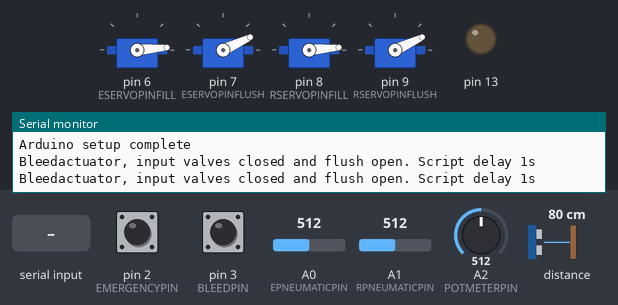
The sketch below on a simulated Arduino Nano, built with avr-gcc and run on an emulated ATmega328P. Shown: 4 × servo, output pins drawn as LEDs (lit = HIGH), the last lines printed to the serial monitor. Inputs (shaded band) come from the test bench; at power-on: pin 2 (EMERGENCYPIN) HIGH, pin 3 (BLEEDPIN) HIGH, A0 (EPNEUMATICPIN) = 512, A1 (RPNEUMATICPIN) = 512, A2 (POTMETERPIN) = 512, distance to the obstacle 80 cm. The echo pulse lasts 58.3 µs per cm.

Above: at 2.8 s.
2.9 s: pin 2 (EMERGENCYPIN) pulled LOW for 1 s
At 3.78 s:
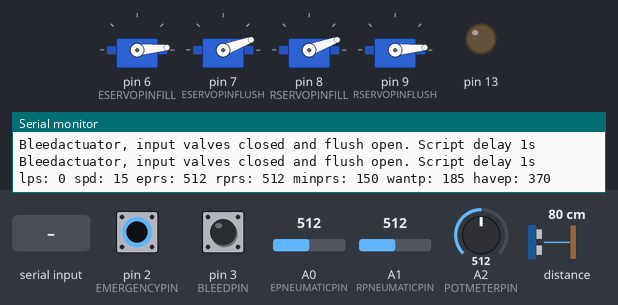
5.4 s: pin 3 (BLEEDPIN) pulled LOW for 1 s
At 6.7 s:
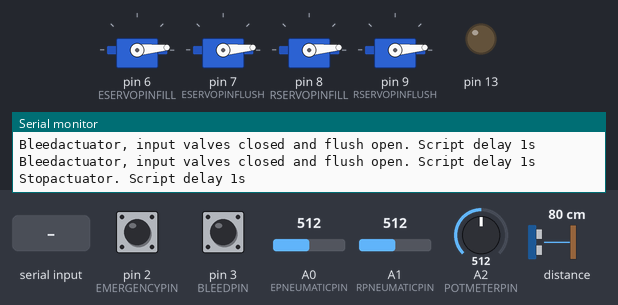
8.4 s: "90,45,200\n" received over Serial
10.4 s: pin 2 (EMERGENCYPIN) pulled LOW for 3.2 s
At 11.8 s:
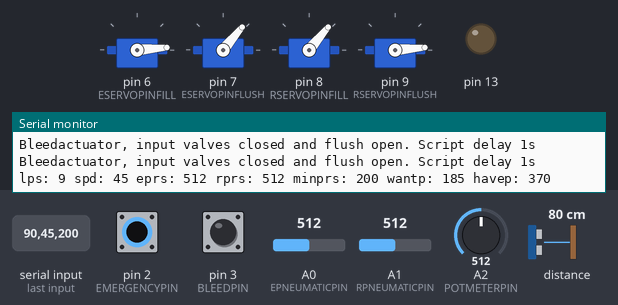
15.1 s: pin 3 (BLEEDPIN) pulled LOW for 3.2 s
At 16.3 s:
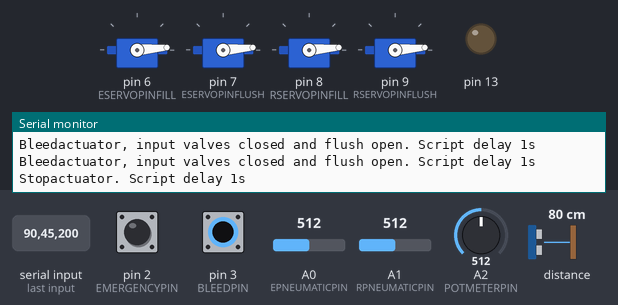
Timing chart, 0 to 20.1 s (numbered marks = the images above; inputs shaded):
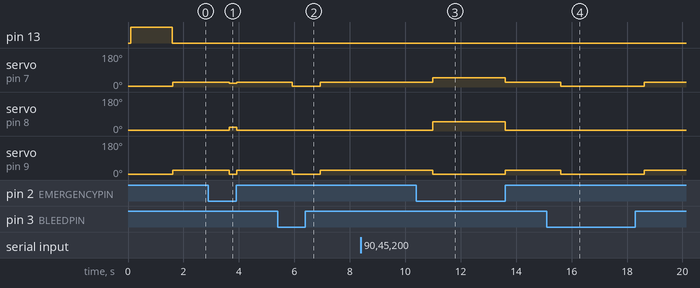

Measured:
- after the input at 2.9 s, servo on pin 7 (ESERVOPINFLUSH): 25° → 20° after 0.75 s, → 25° 0.27 s later; servo on pin 8 (RSERVOPINFILL): 5° → 20° after 0.75 s, → 5° 0.27 s later; servo on pin 9 (RSERVOPINFLUSH): 25° → 5° after 0.75 s, → 25° 0.27 s later
- after the input at 5.4 s, servo on pin 7 (ESERVOPINFLUSH), servo on pin 9 (RSERVOPINFLUSH): 25° → 5° after 0.53 s, → 25° 1.0 s later
- after the input at 10.4 s, servo on pin 7 (ESERVOPINFLUSH): 25° → 50° after 0.59 s, → 25° 2.6 s later; servo on pin 8 (RSERVOPINFILL): 5° → 50° after 0.59 s, → 5° 2.6 s later; servo on pin 9 (RSERVOPINFLUSH): 25° → 5° after 0.59 s, → 25° 2.6 s later
- after the input at 15.1 s, servo on pin 7 (ESERVOPINFLUSH), servo on pin 9 (RSERVOPINFLUSH): 25° → 5° after 0.52 s, → 25° 3.0 s later

The sketch:

_3dof_pneumatic_testjig.ino
```cpp
/*
    Pneumatic testjig with statemachine.
    Overview hardware:
    4x servos, 4x valves , 2x pressure sensors, 1x VL53L0X lidar. Single pneumatic cylinder.
    lidar lib doc: https://github.com/pololu/vl53l0x-arduino

    State machine logic:
    loop():
    Emergencypin, flush, and potmeter for manual control. Check for emergency/bleed switch.
    Potmeter pin ignored if 0 (ground pin for serial only), will override serial input if not..
    Normal mode jumps to runactuator() function.
    runactuator() function:
    Will run only if emergencypin pulled to ground, and for every loop read pressure and distance sensors, and compare with requested position,
    Will bleed chambers if necessary down to minimumpressure, and fill oposite chamber with what is necessary to reach its position. HYSTERISIS sets acceptable variation before running valves.
    "movespeed" variable adjusts valve opening angle from SERVOSTARTPOS, and can be controlled via serial input. Hard coced SERVORANGE for max opening angle from SERVOSTARTPOS.
    "wantpos" variable used for requested position. Can be controlled via POTMETERPIN (or if analogRead commented out in loop() directly via serial),
    No delays, millis used for serial output every LOG_PERIOD ms. Initial benchmarking on an Arduino nano gives 1300 loops/sec.
    stopactuator() function:
    Will run if emergencypin not pulled to ground. Sets all servos to -20 deg. Delay 1000ms with serial prompt,
    bleedactuator() function:
    Will only run if emergencypin and bleedswitch not pulled to ground. Sets all input servos to -20 deg and flush to defined BLEEDANGLE (10). Delay 1000ms with serial prompt,
    General IO:
    Serial input on interrupt, valid input are distance,speed, minimumpressure ex 200,30,120. Routine does input validation basend on constants.
    Overkill:
    I2C LCD support (adress 0x3F)

    TODO: Add compensating speed/motion calculations when close to wantpos to avoid overshoot if necessary. Need to test with HW, might use a variant of biased hysterisis.

    Remember to short emergency pin to ground to run actuator (internal pullup).
    Serial set at 115200.
*/
#include <Wire.h>
#include <VL53L0X.h> //https://github.com/pololu/vl53l0x-arduino
#include <LiquidCrystal_I2C.h>
#include <Servo.h>
#define LOG_PERIOD 1000  //Serial output logging period in milliseconds.

//PIN declarations:
#define EMERGENCYPIN 2 //internal pullup enabled, for emercency button (N/O button). Short to ground for normal operation.
#define BLEEDPIN 3 //internal pullup enabled, for switch. Only checked if emergency NOT shorted to ground.
#define ESERVOPINFILL 6 //extend servo1
#define ESERVOPINFLUSH 7 //extend servo1
#define RSERVOPINFILL 8 //retract servo1
#define RSERVOPINFLUSH 9 //retract servo1
#define EPNEUMATICPIN A0 //pneumatic sensor extend line
#define RPNEUMATICPIN A1 //pneumatic sensor retract line
#define POTMETERPIN A2 //for manual position adjust
//lidar connected to I2C bus at A4 (SDA) and A5 (SCL)

//Physical definitions:
#define MINLENGTH 60 //min stroke position in mm. Is used as zero point. Related to position sensor positioning.
#define STROKELENGTH 370 //max stroke length in mm from MINLENGTH
#define EFILLSERVOSTARTPOS 5 //zero position for valve servos.
#define EFLUSHSERVOSTARTPOS 5 //zero position for valve servos.
#define RFILLSERVOSTARTPOS 5 //zero position for valve servos.
#define RFLUSHSERVOSTARTPOS 5 //zero position for valve servos.
#define SERVORANGE 80 //max movement above startpos (diff from startpos).
#define BLEEDANGLE 20 //servo angle for bleed actuator, higher for quicker pressure release
#define HYSTERISIS 3 //hysterisis for position adjust. Larger value -> less small adjustments -> less power loss
#define REDUCEDSPEEDRANGE 30//Movespeed halved when inside +/- REDUCEDSPEEDRANGE from wantpos. Envelopes HYSTERISIS

//section definitions. Uncomment if connected. LCD cost: 1 loop/sec.
//#define HAVELCD

//servo declaratons for valve control
Servo eservofill;  // extend servo1
Servo eservoflush;  // extend servo2
Servo rservofill;  // retract servo1
Servo rservoflush;  // retract servo2

//define lidar
VL53L0X lidar;

//LCD init, yes actually...
LiquidCrystal_I2C lcd(0x3F, 20, 4); // set the LCD address to 0x3F for a 16 chars and 2 line display

//define and set some global variables
unsigned long previousMillis;  //variable for time measurement
unsigned int wantpos = 0; //adjusted by serial input and potmeter.
unsigned int movespeed = 15; //adjusted by serial input. Sets valve opening factor (servo angle from SERVOSTARTPOS).
unsigned int minimumpressure = 150; //adjusted by serial input., ideal working pressure. Atmospheric about 100 on test sensor. Set ex 50 to go atmospheric,
int havepos; //populated from lidar read;
int haveposlidar; //used for sanity check lidar rand debugging Had some large peaks.

//read some sensor values
int extendpressure = analogRead(EPNEUMATICPIN);
int retractpressure = analogRead(RPNEUMATICPIN);
int counter = 0; //for benchmark

void setup()
{
    Serial.begin(115200);
    Serial.setTimeout(10); //avoid long blocking wait for serial event.
    Wire.begin();
    TWBR = 24; // 400kHz I2C clock (200kHz if CPU is 8MHz)
    //Wire.setClock(100000);

#ifdef HAVELCD
    lcd.init();
    lcd.backlight();
    lcd.setCursor(4, 0);
    lcd.print("Startup");
#endif
    //attach servos and set to closed position
    eservofill.attach(ESERVOPINFILL);
    eservoflush.attach(ESERVOPINFLUSH);
    rservofill.attach(RSERVOPINFILL);
    rservoflush.attach(RSERVOPINFLUSH);
    stopactuator(); //sets all servos to closed position

    //initialise lidar
    Serial.print("Probe I2C VL53L0X: ");
    lidar.init();
    Serial.println(lidar.readRangeSingleMillimeters() );
    if (lidar.readRangeSingleMillimeters() > 0) {
        lidar.setTimeout(500);
        havepos =lidar.readRangeSingleMillimeters() - MINLENGTH;
        Serial.print("Lidar found, measured range: ");
        Serial.println(havepos);
    } else {
#ifdef HAVELCD
        lcd.clear();
        lcd.print("!LIDAR MISSING!");
#endif
        Serial.println("ALERT: Lidar missing. Halting");
        Serial.print("Probe I2C VL53L0X result: ");
        Serial.println(lidar.readRangeSingleMillimeters()) ;
        while (1) { //blink onboard LED to indicate stop/error
            digitalWrite(13, HIGH);
            delay(200);
            digitalWrite(13, LOW);
            delay(200);
        }
    }

    //enable pullup for emergency read and bleed switch. Short emergency to ground to run actuator.
    pinMode(EMERGENCYPIN, INPUT_PULLUP);
    pinMode(BLEEDPIN, INPUT_PULLUP);

    //flash onboard led to indicate setup done
    pinMode(13, OUTPUT);
    digitalWrite(13, HIGH);
    lcd.setCursor(3, 0);
    lcd.print("Setup done");
    delay(1500);
    digitalWrite(13, LOW);
    Serial.println("Arduino setup complete");
}

void loop()
{
    unsigned long currentMillis = millis(); //time concept

    //read potmeter, translate to want position (adjust speed via serial). Ignore if 0.
    if (analogRead(POTMETERPIN) > 10) { //somewhat larger than 0 to avoid noise read issues
        wantpos = map(analogRead(POTMETERPIN), 0, 1023, 0, STROKELENGTH); // scale to stroke length
    }

    //check if emergency, pull to ground for actuator run (internal pullup enabled)
    //TODO: add to if statement " or lidar.timeoutOccurred()" - temp removed to work around missing lidar
    if (digitalRead(EMERGENCYPIN)) { //if emergency pin NOT shorted to ground or no respinse from lidar run stopactuator.
        if (digitalRead(BLEEDPIN)) {
            bleedactuator(); //close input valves and eject chambers if EMERGENCYPIN and BLEEDPIN NOT shorted to ground.
            Serial.println("Bleedactuator, input valves closed and flush open. Script delay 1s");
            lcd.clear();
            lcd.print("Emergency stop");
            lcd.setCursor(0, 1);
            lcd.print("Bleed chambers");
            delay(1000); //to avoid serial spam
        } else {
            stopactuator(); //only close all valves if bleedpin still shorted to ground
            Serial.println("Stopactuator. Script delay 1s");
            lcd.clear();
            lcd.print("Emergency stop");
            delay(1000); //to avoid serial spam
        }
    } else { //normal operation
        runactuator(); //run PID statemachine.

        //Serial output every LOG_PERIOD milliseconds
        if (currentMillis - previousMillis > LOG_PERIOD) {
            previousMillis = currentMillis;
            Serial.print("lps: ");
            Serial.print(counter);
            Serial.print(" spd: ");
            Serial.print(movespeed);
            Serial.print(" eprs: ");
            Serial.print(extendpressure);
            Serial.print(" rprs: ");
            Serial.print(retractpressure);
            Serial.print(" minprs: ");
            Serial.print(minimumpressure);
            Serial.print(" wantp: ");
            Serial.print(wantpos);
            Serial.print(" havep: ");
            Serial.println(havepos);

#ifdef HAVELCD
            lcd.clear();
            lcd.print("Pos:");
            //lcd.setCursor(5,0);
            lcd.print(havepos);
            lcd.setCursor(9, 0);
            lcd.print("W:");
            lcd.print(wantpos);
            lcd.setCursor(0, 1);
            lcd.print("ep:");
            lcd.print(extendpressure);
            lcd.setCursor(8, 1);
            lcd.print("rp:");
            lcd.print(retractpressure);
#endif
            counter = 0;
        }
        counter++;
    }
}
//----------------------------------------END INIT/SETUP/LOOP, utility functions below-----------------------------------------------------

void runactuator() { //simple statemachine, operates by calls to position reads and global vars for wants/speeds
    //sanity check for movespeed input, do not go beyond defined max open. (will happen if movespeed is set too high)
    if (movespeed > SERVORANGE) {
        movespeed = SERVORANGE;
    }

    //read some sensor values
    //DEBUG/TODO: temp lock to bypass missing lidar. Remove comment==================================================
    haveposlidar = lidar.readRangeSingleMillimeters(); //read distance, adjusted for defined minimum length to set zero point. Own variable for debugging
    if (haveposlidar > (MINLENGTH + STROKELENGTH + 50)) haveposlidar = MINLENGTH + STROKELENGTH; //sanitycheck lidar. Cap if way off
    havepos = haveposlidar  - MINLENGTH;
    //DEBUG/TODO: temp lock to bypass missing lidar==================================================
    extendpressure = analogRead(EPNEUMATICPIN); //pressure on extend line
    retractpressure = analogRead(RPNEUMATICPIN); //pressure on retract line

    // Try to hold position and a minimumpressure (to not vent down to atmosphere).
    // if position requires pressure below minimumpressure, hold valves closed (opposite direction will compensate)
    //Extend section (wantpos>havepos beyond hysterisis)
    if (((havepos + HYSTERISIS) < wantpos) && (havepos < STROKELENGTH)) { //need to extend. Check to avoid beyond max set by STROKELENGTH
        rservofill.write(RFILLSERVOSTARTPOS); //close input on retract line
        eservoflush.write(EFLUSHSERVOSTARTPOS); //close flush on extend line
        //check if above minimum pressure on retract line, eject air if is, else close
        if (retractpressure > minimumpressure && (wantpos - havepos) > REDUCEDSPEEDRANGE) { //move at indicated speed, outside REDUCEDSPEEDRANGE and flush at OK pressure.
            eservofill.write(EFILLSERVOSTARTPOS + movespeed);
            rservoflush.write(RFLUSHSERVOSTARTPOS + movespeed);
        } else if (retractpressure > minimumpressure && (wantpos - havepos) < (REDUCEDSPEEDRANGE / 1.5)) { //inside REDUCEDSPEEDRANGE, half speed. Flush at OK pressure but halfway to pos, set 1/4 flush
            eservofill.write(EFILLSERVOSTARTPOS + movespeed / 2);
            rservoflush.write(RFLUSHSERVOSTARTPOS + movespeed / 4);
        } else if (retractpressure > minimumpressure && (wantpos - havepos) < REDUCEDSPEEDRANGE) { //inside REDUCEDSPEEDRANGE, half speed. Flush at OK pressure
            eservofill.write(EFILLSERVOSTARTPOS + movespeed / 2);
            rservoflush.write(RFLUSHSERVOSTARTPOS + movespeed / 2);
        } else if (retractpressure <= minimumpressure && (wantpos - havepos) < REDUCEDSPEEDRANGE) { //inside REDUCEDSPEEDRANGE, half speed. Flush at low pressure (close)
            eservofill.write(EFILLSERVOSTARTPOS + movespeed / 2);
            rservoflush.write(RFLUSHSERVOSTARTPOS);
        } else {  //Else catches move at indicated speed, outside REDUCEDSPEEDRANGE, but flush at low pressure (close)
            eservofill.write(EFILLSERVOSTARTPOS + movespeed);
            rservoflush.write(RFLUSHSERVOSTARTPOS);
        }

        //Retract section
    } else if (((havepos - HYSTERISIS) > wantpos) && (havepos > 0)) { //need to retract, check to avoid going below zero point defined by MINLENGTH
        eservofill.write(EFILLSERVOSTARTPOS); //close input on extend line
        rservoflush.write(RFLUSHSERVOSTARTPOS); //close flush on retract line
        //check if above minimum pressure on extend line, eject air if is, else close
        if (extendpressure > minimumpressure && (havepos - wantpos) > REDUCEDSPEEDRANGE) { //move at indicated speed, outside REDUCEDSPEEDRANGE and flush at OK pressure.
            rservofill.write(RFILLSERVOSTARTPOS + movespeed);
            eservoflush.write(EFLUSHSERVOSTARTPOS + movespeed);
        } else if (extendpressure > minimumpressure && (havepos - wantpos) < (REDUCEDSPEEDRANGE / 1.5)) { //inside REDUCEDSPEEDRANGE, half speed. Flush at OK pressure but halfway to pos, set 1/4 flush
            rservofill.write(RFILLSERVOSTARTPOS + movespeed / 2);
            eservoflush.write(EFLUSHSERVOSTARTPOS + movespeed / 4);
        } else if (extendpressure > minimumpressure && (havepos - wantpos) < REDUCEDSPEEDRANGE) { //inside REDUCEDSPEEDRANGE, half speed. Flush at OK pressure
            rservofill.write(RFILLSERVOSTARTPOS + movespeed / 2);
            eservoflush.write(EFLUSHSERVOSTARTPOS + movespeed / 2);
        } else if (extendpressure <= minimumpressure && (havepos - wantpos) < REDUCEDSPEEDRANGE) { //inside REDUCEDSPEEDRANGE, half speed. Flush at low pressure (close)
            rservofill.write(RFILLSERVOSTARTPOS + movespeed / 2);
            eservoflush.write(EFLUSHSERVOSTARTPOS);
        } else {  //Else catches move at indicated speed, outside REDUCEDSPEEDRANGE, but flush at low pressure (close)
            rservofill.write(RFILLSERVOSTARTPOS + movespeed);
            eservoflush.write(EFLUSHSERVOSTARTPOS);
        }
    } else { //all good, close valves
        stopactuator();
    }
} //end statemachine

void stopactuator() { //sets all servos to closed position.
    eservofill.write(EFILLSERVOSTARTPOS);
    eservoflush.write(EFLUSHSERVOSTARTPOS);
    rservofill.write(RFILLSERVOSTARTPOS);
    rservoflush.write(RFLUSHSERVOSTARTPOS);
}

void bleedactuator() { //release pressure (for shutdown)
    eservofill.write(EFILLSERVOSTARTPOS);
    eservoflush.write(EFLUSHSERVOSTARTPOS + BLEEDANGLE);
    rservofill.write(RFILLSERVOSTARTPOS);
    rservoflush.write(RFLUSHSERVOSTARTPOS + BLEEDANGLE);
}


void serialEvent() { //runs on interrupt hardware RX.
    while (Serial.available() > 0) {
        // look for the next valid integer in the incoming serial stream:
        wantpos = Serial.parseInt();
        movespeed = Serial.parseInt();
        minimumpressure = Serial.parseInt();
        //Echo received variables back to master for verification, which must then retransmit if error
        if (Serial.read() == '\n') {
            Serial.print(wantpos);
            Serial.print(",");
            Serial.print(movespeed);
            Serial.print(",");
            Serial.println(minimumpressure);
        }

        //sanitycheck on input:
        if (wantpos > (STROKELENGTH)) wantpos = STROKELENGTH;   //asked for position beyond max
        if (wantpos < 0) {
            wantpos = 0;   //asked for negative position
        }
        if (movespeed > SERVORANGE) {
            movespeed = SERVORANGE;   //asked for speed beyond max (also rechecked in runactuator() )
        }
        if (movespeed < 0) {
            movespeed = 0;   //asked for negative speed
        }
    }
}
```
